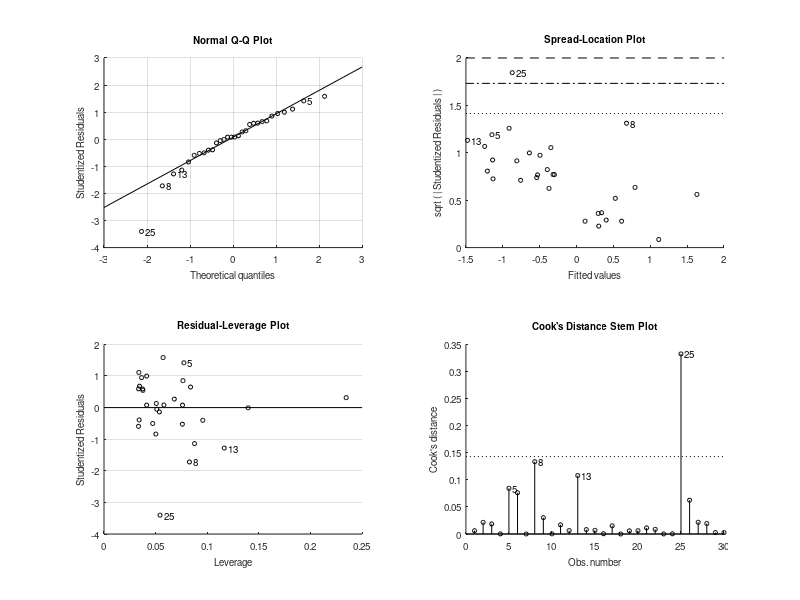

Write the MATLAB code that produced this figure. (Note: this script raises an error after producing the figure.)
function run_permuregress_examples
%RUN_PERMUREGRESS_EXAMPLES  Run permutation multiple linear regression examples.
%   Generates random multivariate data for a predictor sample X and
%   dependent variables Y. Y contains 20 variables, each with a correlation
%   of 0 to X, except for the first 5 variables which have a positive
%   relationship, and the second 5 variables which have a negative
%   relationship. Each variable has 30 observations.
%
%   Permutation-based multiple linear regression is performed using the
%   Freedman-Lane, Manly, and Rank methods for two-tailed, right-tailed,
%   and left-tailed tests. The results are compared to those of the equivalent
%   parametric statistical tests (i.e. Ordinary Least Squares regression
%   and Student's t-distribution).
%
%   See also PERMUREGRESS FITLM REGRESS.
%
%   PERMUTOOLS https://github.com/mickcrosse/PERMUTOOLS

%   References:
%       [1] Crosse MJ, Foxe JJ, Molholm S (2024) PERMUTOOLS: A MATLAB
%           Package for Multivariate Permutation Testing. arXiv 2401.09401.

%   © 2018-2026 Mick Crosse <crossemj@tcd.ie>
%   CNL, Albert Einstein College of Medicine, NY.
%   TCBE, Trinity College Dublin, Ireland.

% Set up experiment
nobs = 30; nvar = 20;
xaxis = 1:nvar; alpha = 0.05;
tail = {'both','right','left'};
label = {'two','right','left'};
type = {'freedmanlane','manly','rank'};

% Generate random data
rng(42);
x = randn(nobs,1);
y = randn(nobs,nvar);
y(:,1:5) = y(:,1:5)+x*0.8;
y(:,6:10) = y(:,6:10)-x*0.8;

for t = 1:numel(type)

     % Parametric multiple linear regression (Ordinary Least Squares)
    tic
    if strcmp(type{t}, 'rank')
        yparam = tiedrank(y);
        y_lims = [-20,20]; % Rank coefficients scale much higher
    else
        yparam = y;
        y_lims = [-2,2];
    end
    xparam = [ones(nobs,1),x];
%     bparam = xparam\yparam;
    bparam = zeros(2, 20);
    for v = 1:20
        mdl = fitlm(x, yparam(:,v));
        bparam(:,v) = mdl.Coefficients.Estimate;
    end
    df = nobs-2;
    mse = sum((yparam-xparam*bparam).^2)/df;
    separam = sqrt(diag(inv(xparam'*xparam)).*mse);
    b1 = bparam(2,:);
    se1 = separam(2,:);
    t1 = b1./se1;

    % Plot parametric & permutation CIs
    figure('Name',['Regression (',type{t},'): coefficients & CIs'],...
        'NumberTitle','off')
    for i = 1:numel(tail)
        ci1 = zeros(2,nvar);
        switch tail{i}
            case 'both'
                p1 = 2*tcdf(-abs(t1),df);
                crit = tinv(1-alpha/2,df);
                ci1 = [b1-crit.*se1;b1+crit.*se1];
            case 'right'
                p1 = tcdf(-t1,df);
                crit = tinv(1-alpha,df);
                ci1 = [b1-crit.*se1;inf(1,nvar)];
            case 'left'
                p1 = tcdf(t1,df);
                crit = tinv(1-alpha,df);
                ci1 = [-inf(1,nvar);b1+crit.*se1];
        end
        fprintf('Elapsed time (param.): %.3f s\n',toc)

        tic
        [b2,p2,ci2] = permuregress(x,y,'tail',tail{i},...
            'type',type{t},'correct',0);
        b2 = b2(2,:); p2 = p2(2,:); ci2 = squeeze(ci2(:,:,2));
        fprintf('Elapsed time (perm. uncorr.): %.3f s\n',toc)

        set(gcf,'color','w')
        subplot(3,2,i+i-1), hold on
        plot(xaxis,b2,'LineWidth',3)
        plot(xaxis,ci1,'k',xaxis,ci2,'--r')
        plot(xaxis(p1<=alpha),b1(p1<=alpha),'ok','LineWidth',2)
        plot(xaxis(p2<=alpha),b2(p2<=alpha),'xr','LineWidth',2)
        xlim([0,nvar+1]), ylim(y_lims), box on, grid on
        if i == 1
            title('Uncorrected')
        elseif i == 3
            xlabel('variable')
        end
        ylabel([label{i},'-tailed'])
        if i == 1
            legend('\beta coefficient','95% CI (param.)','',...
                '95% CI (perm.)','Location','best')
        end
        
        tic
        [~,p2,ci2] = permuregress(x,y,'tail',tail{i},'type',type{t},...
            'correct',1);
        p2 = p2(2,:); ci2 = squeeze(ci2(:,:,2));
        fprintf('Elapsed time (perm. corr.): %.3f s\n',toc)

        subplot(3,2,i+i), hold on
        plot(xaxis,b2,'LineWidth',3)
        plot(xaxis,ci1,'k',xaxis,ci2,'--r')
        plot(xaxis(p1<=alpha),b1(p1<=alpha),'ok','LineWidth',2)
        plot(xaxis(p2<=alpha),b2(p2<=alpha),'xr','LineWidth',2)
        xlim([0,nvar+1]), ylim(y_lims), box on, grid on
        if i == 1
            title('Max-corrected')
        elseif i == 3
            xlabel('variable')
        end
    end

    % Plot parametric & permutation p-values
    figure('Name',['Regression (',type{t},'): p-values'],...
        'NumberTitle','off')
    set(gcf,'color','w')
    for i = 1:numel(tail)
        switch tail{i}
            case 'both'
                p1 = 2*tcdf(-abs(t1),df);
            case 'right'
                p1 = tcdf(-t1,df);
            case 'left'
                p1 = tcdf(t1,df);
        end
        [~,p2] = permuregress(x,y,'tail',tail{i},'type',type{t},...
            'correct',0);
        p2 = p2(2,:);
        subplot(3,2,i+i-1), hold on
        plot(xaxis,p1,'k',xaxis,p2,'--r','LineWidth',2)
        xlim([0,nvar+1]), ylim([0,1]), box on, grid on
        if i == 1
            title('Uncorrected')
        elseif i == 3
            xlabel('variable')
        end
        ylabel([label{i},'-tailed'])
        if i == 1
            legend('{\itp}-value (param.)','{\itp}-value (perm.)',...
                'Location','best')
        end
        [~,p2] = permuregress(x,y,'tail',tail{i},'type',type{t},...
            'correct',1);
        p2 = p2(2,:);
        subplot(3,2,i+i), hold on
        plot(xaxis,p1,'k',xaxis,p2,'--r','LineWidth',2)
        xlim([0,nvar+1]), ylim([0,1]), box on, grid on
        if i == 1
            title('Max-corrected')
        elseif i == 3
            xlabel('variable')
        end
    end

end
